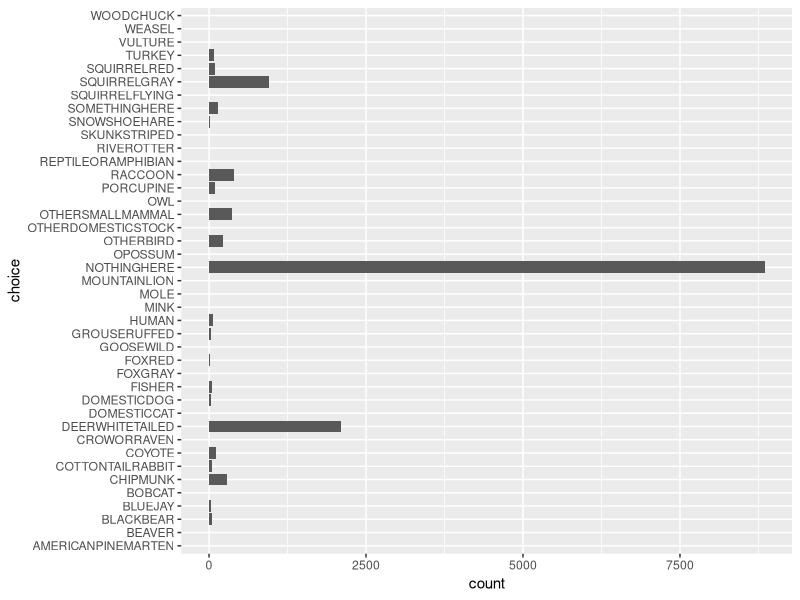

Reproduce this figure in R.
## ---- chunk 1
rm(list=ls())
library(tidyverse)
library("here")
library(ggplot2)
## ---- chunk 2
cameras <- read.csv(here("Data","AssignedSpecies_through_2023-06-13.csv"))
## ---- chunk 3
glimpse(cameras)
## ---- chunk 4
cameras$choice <- as.factor(cameras$choice)
## ---- chunk 5
ggplot(cameras, aes(choice))+
     geom_histogram(stat= "count")+
     coord_flip()
## ---- chunk 6
levels(cameras$choice)
